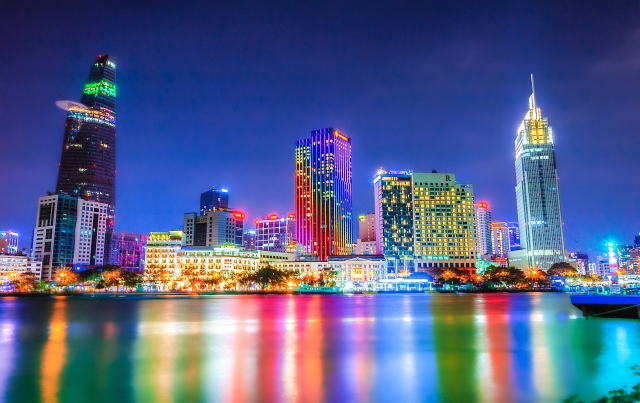
%> input picture Histogram Equilization - LAB 2/image.jpg, 1280 x 805 px (shown at 1/2 size)
$ octave histogram_equilization_of_image_vedant.m   (GNU Octave 9; MATLAB toolbox functions it lacks are replaced by stand-ins)
%> lines starting %> are read from the running program, lines starting %| are printed output that depends on the picture
% Histogram Equalization Implementation for Grayscale Images
% Enhances image contrast by equalizing the probability distribution of intensity values
% Author: Vedant Shrivastava

clear all
close all
clc

% File selection dialog
[filename, pathname] = uigetfile({'*.jpg;*.png;*.bmp;*.tif', 'Image Files (*.jpg,*.png,*.bmp,*.tif)';
                                '*.*', 'All Files (*.*)'}, ...
                                'Select an Image File');
%> the answer given: image.jpg

if filename == 0
    disp('User canceled file selection');
    return;
end

% Read the selected image
img = imread(fullfile(pathname, filename));
%> img is the input picture: size 805x1280x3 uint8; mean R, G, B 83.4, 94.2, 137.8

% Convert to grayscale if needed
if size(img, 3) == 3
    gray_img = rgb2gray(img);
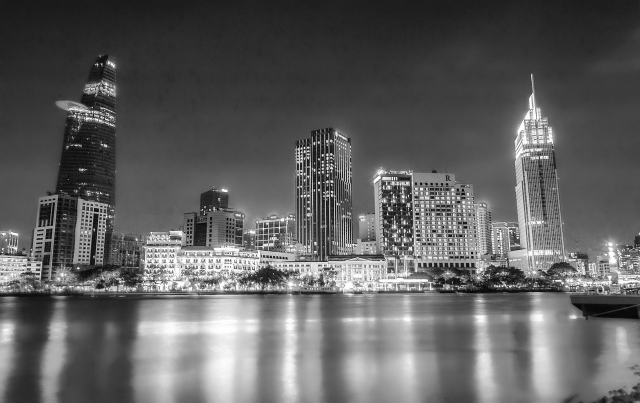
%> gray_img: size 805x1280 uint8 (shown at 1/2 size); min 0, max 255, mean 95.9
else
    gray_img = img;
end

% Calculate histogram
[counts, bins] = histcounts(gray_img(:), 256);
%> counts = 256 values, max 11795 at index 60, min 3 at index 1, mean 4025; bins = 257 values from 0 to 255

% Calculate CDF
cdf = cumsum(counts) / numel(gray_img);
%> cdf = 256 values from 2.91e-06 to 1

% Manual histogram equalization
% Create lookup table
cdf_min = min(cdf(cdf > 0));  % Find first non-zero value
%> cdf_min = 2.91e-06
lookup_table = uint8(round((cdf - cdf_min) / (1 - cdf_min) * 255));
%> lookup_table = 256 values from 0 to 255

% Apply lookup table to create equalized image
equalized_img = lookup_table(gray_img + 1);  % +1 because MATLAB is 1-based indexed
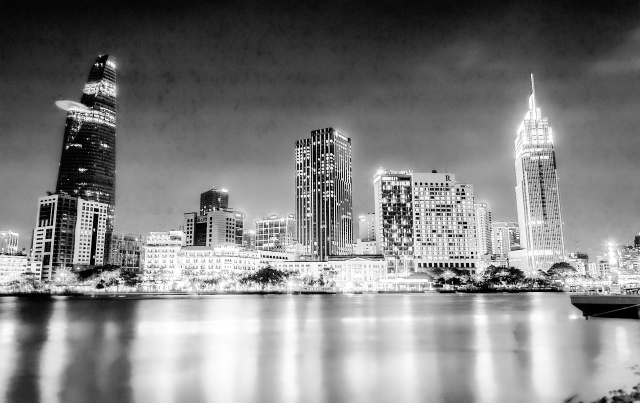
%> equalized_img: size 805x1280 uint8 (shown at 1/2 size); min 0, max 255, mean 128.3

% Create subplots for visualization
figure('Position', [100 100 1200 600]);

% Original image
subplot(2, 3, 1);
imshow(gray_img);
title('Original Grayscale Image');

% Original histogram
subplot(2, 3, 2);
bar(bins(1:end-1), counts);
title('Original Histogram');
xlabel('Intensity Value');
ylabel('Frequency');
grid on;

% Original CDF
subplot(2, 3, 3);
plot(bins(1:end-1), cdf);
title('Original CDF');
xlabel('Intensity Value');
ylabel('Cumulative Probability');
grid on;

% Equalized image
subplot(2, 3, 4);
imshow(equalized_img);
title('Equalized Image');

% Equalized histogram
[eq_counts, eq_bins] = histcounts(equalized_img(:), 256);
%> eq_counts = 256 values, max 11795 at index 84, min 0 at index 9, mean 4025; eq_bins = 257 values from 0 to 255
subplot(2, 3, 5);
bar(eq_bins(1:end-1), eq_counts);
title('Equalized Histogram');
xlabel('Intensity Value');
ylabel('Frequency');
grid on;

% Equalized CDF
eq_cdf = cumsum(eq_counts) / numel(equalized_img);
%> eq_cdf = 256 values from 0.0019 to 1
subplot(2, 3, 6);
plot(eq_bins(1:end-1), eq_cdf);
title('Equalized CDF');
xlabel('Intensity Value');
ylabel('Cumulative Probability');
grid on;

% Adjust subplot spacing
sgtitle(['Image Histogram Equalization Analysis: ' filename]);
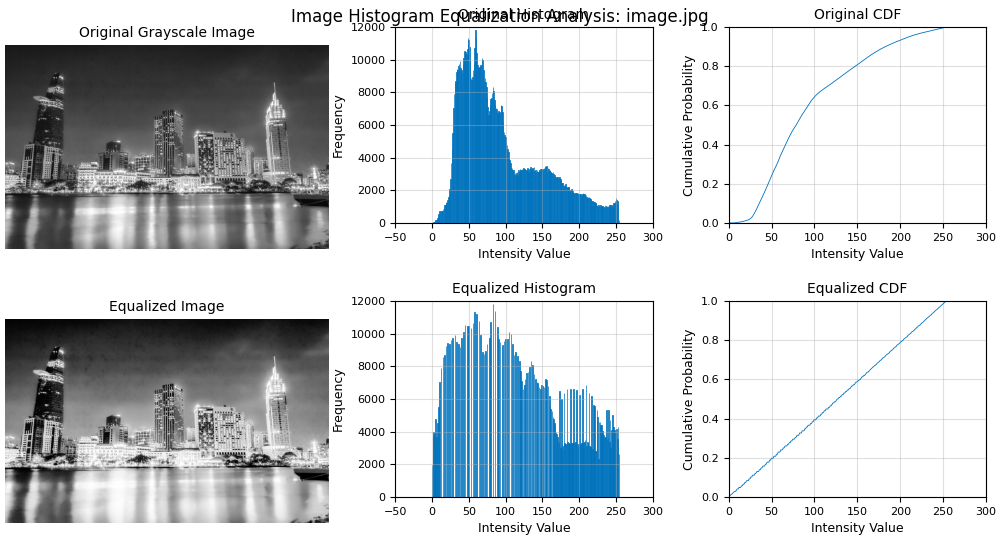
%> figure redrawn from the program's plot data, 6 panels
